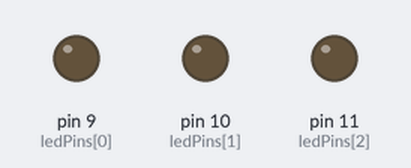
A sketch run on a simulated Arduino Uno, built with avr-gcc and run on an emulated ATmega328P. Parts: output pins drawn as LEDs (lit = HIGH).

Above: at 0.05 s.
At 2.55 s:
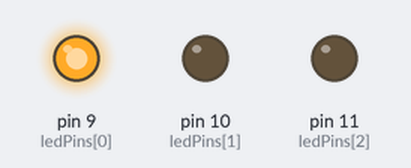
At 3.8 s:
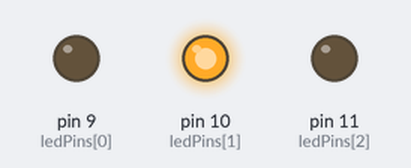
At 5.1 s:
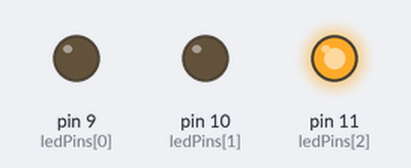
Timing chart, 0 to 6.7 s (numbered marks = the images above):
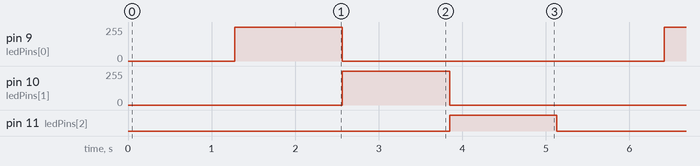

Measured:
- by itself, pin 9 (ledPins[0]), pin 10 (ledPins[1]): alternates 255/255 for 1.3 s and 0/255 for 3.9 s
- by itself, pin 11 (ledPins[2]): alternates HIGH for 1.3 s and LOW for 3.9 s

The sketch:

PwmRgbLed.ino
```cpp
/*
  Example sketch PwmRgbLed.ino version 7.01.
  From Kjell & Company's book "Hur funkar Arduino?" version 7.01.
  From Kjell & Company's book "Hvordan virker Arduino?" version 7.01.

  This code is in the public domain.
*/


// Set ledPin[0] as red
// Set ledPin[1] as green
// Set ledPin[2] as blue
const byte ledPins[3] = {9, 10, 11};

void setup() {

  // Use GPIO pin 9, 10 and 11 as output
  for(int i = 0; i <= 2; i++){
    pinMode(ledPins[i], OUTPUT);
  }
}

void loop() {

  // Fade to red
  for(int i = 0; i <= 255; i++){
    analogWrite(ledPins[0], i);
    delay(5);
  }

  //Fade from red to green
  for(int i = 0; i <= 255; i++){
    analogWrite(ledPins[0], 255 - i);
    analogWrite(ledPins[1], i);
    delay(5);
  }

  //Fade from green to blue
  for(int i = 0; i <= 255; i++){
    analogWrite(ledPins[1], 255 - i);
    analogWrite(ledPins[2], i);
    delay(5);
  }

  //Fade away
  for(int i = 0; i <= 255; i++){
    analogWrite(ledPins[2], 255 - i);
    delay(5);
  }
}
```
